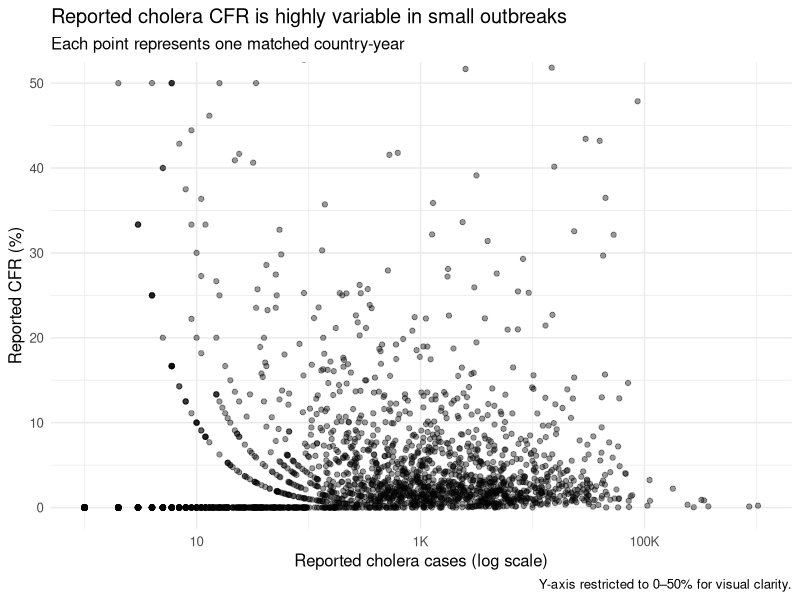
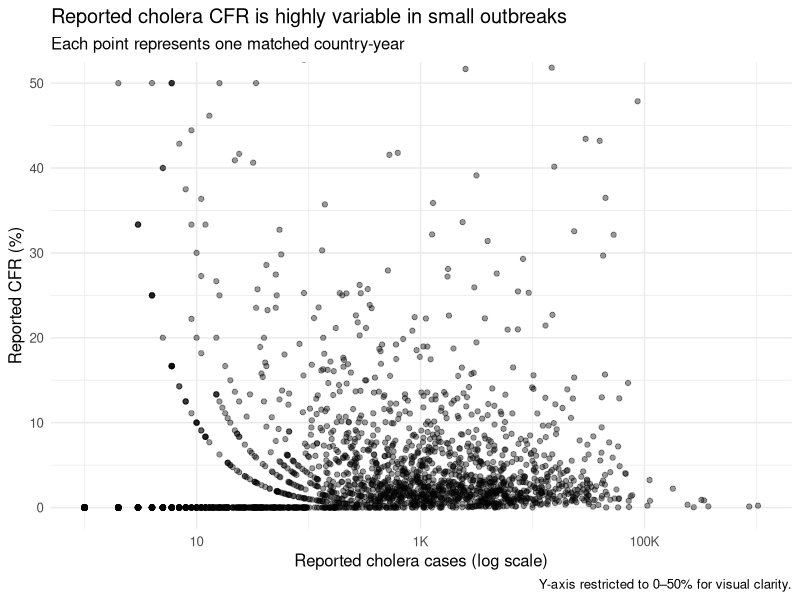

Reproduce these figures in R, in order. (Note: this script raises an error after producing the figures.)
# 04_cfr_and_outbreak_size.R
#
# Project: Cholera Burden and Fatality


# 1. Load packages 

library(tidyverse)
library(here)
library(scales)


# 2. Import linked cholera data 

cholera <- read_csv(
  here(
    "data",
    "processed",
    "cholera_linked.csv"
  ),
  show_col_types = FALSE
)



# PREPARE DATA



# 3. Restrict to interpretable CFR observations 
#
# Exclude:
# - zero case counts
# - the implausible observation where deaths exceed cases

cholera_cfr <- cholera |>
  filter(
    reported_cases > 0,
    reported_deaths <= reported_cases,
    !is.na(cfr_percent)
  )


# 4. Create outbreak-size categories 

cholera_cfr <- cholera_cfr |>
  mutate(
    outbreak_size = case_when(
      
      reported_cases < 10 ~
        "<10 cases",
      
      reported_cases < 100 ~
        "10–99 cases",
      
      reported_cases < 1000 ~
        "100–999 cases",
      
      reported_cases < 10000 ~
        "1,000–9,999 cases",
      
      reported_cases >= 10000 ~
        "≥10,000 cases"
    ),
    
    outbreak_size = factor(
      outbreak_size,
      levels = c(
        "<10 cases",
        "10–99 cases",
        "100–999 cases",
        "1,000–9,999 cases",
        "≥10,000 cases"
      )
    )
  )


# ANALYSIS 1: CFR versus outbreak size



# 5. Scatterplot 

plot_cases_cfr <- cholera_cfr |>
  ggplot(
    aes(
      x = reported_cases,
      y = cfr_percent
    )
  ) +
  geom_point(
    alpha = 0.4
  ) +
  scale_x_log10(
    labels = label_number(
      scale_cut = cut_short_scale()
    )
  ) +
  coord_cartesian(
    ylim = c(
      0,
      50
    )
  ) +
  labs(
    title = "Reported cholera CFR is highly variable in small outbreaks",
    subtitle = "Each point represents one matched country-year",
    x = "Reported cholera cases (log scale)",
    y = "Reported CFR (%)",
    caption = "Y-axis restricted to 0–50% for visual clarity."
  ) +
  theme_minimal(
    base_size = 12
  )


plot_cases_cfr


ggsave(
  here(
    "plots",
    "05_cfr_vs_outbreak_size.png"
  ),
  plot_cases_cfr,
  width = 10,
  height = 6,
  dpi = 300
)


# ANALYSIS 2: CFR distribution by outbreak-size category


# 6. Summarise CFR by outbreak size 

cfr_by_outbreak_size <- cholera_cfr |>
  group_by(
    outbreak_size
  ) |>
  summarise(
    
    n_country_years = n(),
    
    median_cases =
      median(
        reported_cases,
        na.rm = TRUE
      ),
    
    median_cfr =
      median(
        cfr_percent,
        na.rm = TRUE
      ),
    
    q1_cfr =
      quantile(
        cfr_percent,
        0.25,
        na.rm = TRUE
      ),
    
    q3_cfr =
      quantile(
        cfr_percent,
        0.75,
        na.rm = TRUE
      ),
    
    max_cfr =
      max(
        cfr_percent,
        na.rm = TRUE
      ),
    
    .groups = "drop"
  )


print(
  cfr_by_outbreak_size,
  n = Inf
)


write_csv(
  cfr_by_outbreak_size,
  here(
    "tables",
    "cfr_by_outbreak_size.csv"
  )
)


# 7. Boxplot 

plot_cfr_size_groups <- cholera_cfr |>
  ggplot(
    aes(
      x = outbreak_size,
      y = cfr_percent
    )
  ) +
  geom_boxplot(
    outlier.alpha = 0.25
  ) +
  coord_cartesian(
    ylim = c(
      0,
      25
    )
  ) +
  labs(
    title = "Reported CFR distribution varies with outbreak size",
    subtitle = "Country-year cholera observations grouped by reported case count",
    x = "Reported outbreak size",
    y = "Reported CFR (%)",
    caption = "Y-axis restricted to 0–25% for visual clarity."
  ) +
  theme_minimal(
    base_size = 12
  ) +
  theme(
    axis.text.x = element_text(
      angle = 20,
      hjust = 1
    )
  )


plot_cfr_size_groups


ggsave(
  here(
    "plots",
    "06_cfr_by_outbreak_size.png"
  ),
  plot_cfr_size_groups,
  width = 10,
  height = 6,
  dpi = 300
)


# ANALYSIS 3: Sensitivity analysis using minimum case thresholds



# 8. Compare CFR distributions after applying denominator thresholds 

threshold_summary <- bind_rows(
  
  cholera_cfr |>
    summarise(
      threshold = "All outbreaks",
      minimum_cases = 1,
      n_country_years = n(),
      median_cfr = median(
        cfr_percent,
        na.rm = TRUE
      ),
      q1_cfr = quantile(
        cfr_percent,
        0.25,
        na.rm = TRUE
      ),
      q3_cfr = quantile(
        cfr_percent,
        0.75,
        na.rm = TRUE
      )
    ),
  
  cholera_cfr |>
    filter(
      reported_cases >= 10
    ) |>
    summarise(
      threshold = "≥10 cases",
      minimum_cases = 10,
      n_country_years = n(),
      median_cfr = median(
        cfr_percent,
        na.rm = TRUE
      ),
      q1_cfr = quantile(
        cfr_percent,
        0.25,
        na.rm = TRUE
      ),
      q3_cfr = quantile(
        cfr_percent,
        0.75,
        na.rm = TRUE
      )
    ),
  
  cholera_cfr |>
    filter(
      reported_cases >= 100
    ) |>
    summarise(
      threshold = "≥100 cases",
      minimum_cases = 100,
      n_country_years = n(),
      median_cfr = median(
        cfr_percent,
        na.rm = TRUE
      ),
      q1_cfr = quantile(
        cfr_percent,
        0.25,
        na.rm = TRUE
      ),
      q3_cfr = quantile(
        cfr_percent,
        0.75,
        na.rm = TRUE
      )
    ),
  
  cholera_cfr |>
    filter(
      reported_cases >= 1000
    ) |>
    summarise(
      threshold = "≥1,000 cases",
      minimum_cases = 1000,
      n_country_years = n(),
      median_cfr = median(
        cfr_percent,
        na.rm = TRUE
      ),
      q1_cfr = quantile(
        cfr_percent,
        0.25,
        na.rm = TRUE
      ),
      q3_cfr = quantile(
        cfr_percent,
        0.75,
        na.rm = TRUE
      )
    )
)


print(
  threshold_summary,
  n = Inf
)


write_csv(
  threshold_summary,
  here(
    "tables",
    "cfr_threshold_sensitivity_analysis.csv"
  )
)

# ANALYSIS 4: Relationship between outbreak size and CFR



# 9. Spearman correlation 
# Outbreak size is strongly skewed and the association is not assumed to be linear.

spearman_test <- cor.test(
  log10(
    cholera_cfr$reported_cases
  ),
  cholera_cfr$cfr_percent,
  method = "spearman",
  exact = FALSE
)


spearman_results <- tibble(
  
  method =
    "Spearman correlation",
  
  n =
    nrow(
      cholera_cfr
    ),
  
  rho =
    unname(
      spearman_test$estimate
    ),
  
  p_value =
    spearman_test$p.value
)


spearman_results


write_csv(
  spearman_results,
  here(
    "tables",
    "outbreak_size_cfr_spearman.csv"
  )
)


# ANALYSIS 5: Extreme CFR observations



# 10. Highest apparent CFRs 
highest_cfr <- cholera_cfr |>
  arrange(
    desc(
      cfr_percent
    )
  ) |>
  select(
    entity,
    code,
    year,
    reported_cases,
    reported_deaths,
    cfr_percent,
    outbreak_size
  ) |>
  slice_head(
    n = 25
  )


print(
  highest_cfr,
  n = Inf
)


write_csv(
  highest_cfr,
  here(
    "tables",
    "highest_reported_cholera_cfr.csv"
  )
)


# ANALYSIS 6: High CFR after excluding very small outbreaks



# 11. Highest CFR where at least 100 cases were reported 

highest_cfr_100plus <- cholera_cfr |>
  filter(
    reported_cases >= 100
  ) |>
  arrange(
    desc(
      cfr_percent
    )
  ) |>
  select(
    entity,
    code,
    year,
    reported_cases,
    reported_deaths,
    cfr_percent
  ) |>
  slice_head(
    n = 20
  )


print(
  highest_cfr_100plus,
  n = Inf
)


write_csv(
  highest_cfr_100plus,
  here(
    "tables",
    "highest_cholera_cfr_100plus_cases.csv"
  )
)



message(
  "CFR and outbreak-size analysis complete."
)
